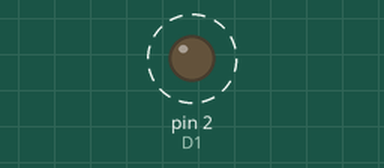
This sketch was run on a simulated Arduino Uno, built with avr-gcc and run on an emulated ATmega328P. Parts: output pins drawn as LEDs (lit = HIGH). Dashed ring = blinking.

Above: at 0.05 s.
Timing chart, 0 to 3.0 s (numbered marks = the images above):
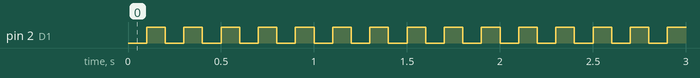

Measured:
- by itself, pin 2 (D1): alternates HIGH for 0.10 s and LOW for 0.10 s

The sketch:

Blinky_Blinky.ino
```cpp
/* Curiosity Gym Exercise 1 */
// Blink an LED
int D1=2;//Connect LED on Pin 2
int onTime=100; //Set On time
int offTime=100; //Set off time
void setup()
{
  pinMode(D1, OUTPUT); //Set LED pin as output

}


void loop()
{
  digitalWrite(D1, LOW); //turn on LED , inversed logic on I/O Board
  delay(onTime);//keep LED on for "onTime" microseconds
  digitalWrite(D1, HIGH);//turn off LED , inversed logic on I/O Board
  delay(offTime);//keep LED off for "offTime" microseconds


}
```
